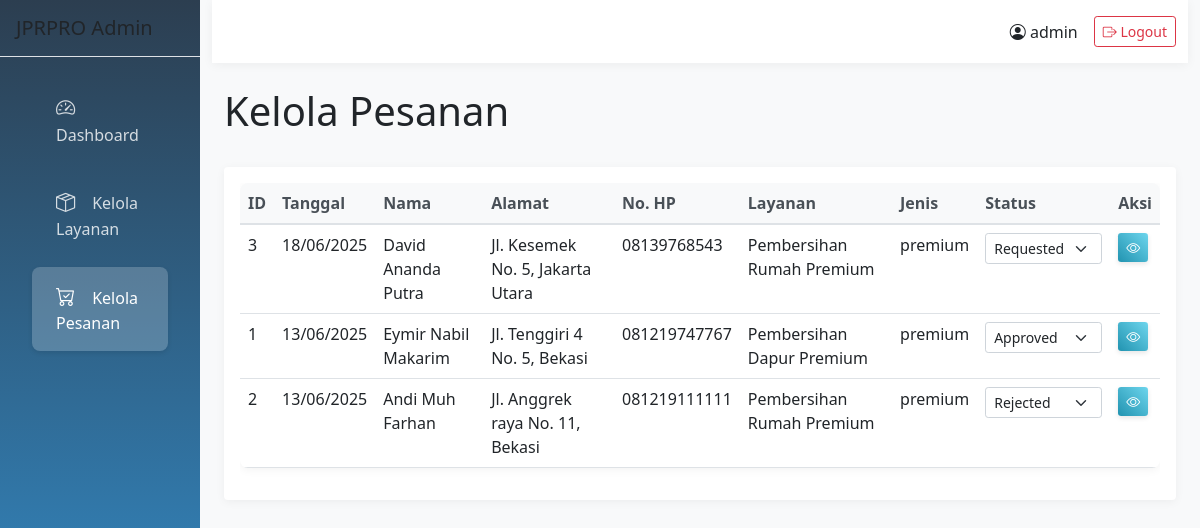
Screenshot of /admin/pesanan.php (signed in) with the database file from the repository.
### tables this page shows
CREATE TABLE `pesanan` (
  `id` int(11) NOT NULL,
  `nama` varchar(100) NOT NULL,
  `alamat` text NOT NULL,
  `nomor_hp` varchar(15) NOT NULL,
  `layanan_id` int(11) NOT NULL,
  `tanggal` date NOT NULL,
  `catatan` text DEFAULT NULL,
  `status` enum('requested','approved','rejected') DEFAULT 'requested'
);

CREATE TABLE `layanan` (
  `id` int(11) NOT NULL,
  `nama_layanan` varchar(100) NOT NULL,
  `jenis_layanan` enum('reguler','premium') NOT NULL,
  `harga` decimal(10,2) NOT NULL,
  `deskripsi` text DEFAULT NULL,
  `gambar` varchar(255) DEFAULT NULL
);

### admin/pesanan.php (the view, shortened to what this page needs)
<?php
require_once '../config/database.php';
$stmt = $pdo->query('SELECT p.*, l.nama_layanan, l.jenis_layanan FROM pesanan p JOIN layanan l ON p.layanan_id = l.id ORDER BY p.tanggal DESC');
$pesanan = $stmt->fetchAll();
?>
<!DOCTYPE html>
<html lang="id">
<head>
    <link href="https://cdn.jsdelivr.net/npm/bootstrap@5.1.3/dist/css/bootstrap.min.css" rel="stylesheet">
    <link rel="stylesheet" href="https://cdn.jsdelivr.net/npm/bootstrap-icons@1.7.2/font/bootstrap-icons.css">
    <link rel="stylesheet" href="../assets/css/admin.css">
</head>
<body>
    <div class="container-fluid">
        <div class="row">
            <div class="col-md-3 col-lg-2 px-0 bg-white sidebar">
                <div class="d-flex flex-column">
                    <div class="p-3 border-bottom">
                        <h5 class="mb-0">JPRPRO Admin</h5>
                    </div>
                    <div class="p-3">
                        <div class="nav flex-column">
                            <a class="nav-link" href="dashboard.php">
                                <i class="bi bi-speedometer2"></i> Dashboard
                            </a>
                            <a class="nav-link" href="layanan.php">
                                <i class="bi bi-box-seam"></i> Kelola Layanan
                            </a>
                            <a class="nav-link active" href="pesanan.php">
                                <i class="bi bi-cart-check"></i> Kelola Pesanan
                            </a>
                        </div>
                    </div>
                </div>
            </div>
            <div class="col-md-9 col-lg-10 ms-auto main-content px-4">
                <div class="row top-bar py-3 mb-4">
                    <div class="col d-flex justify-content-end align-items-center">
                        <span class="me-3">
                            <i class="bi bi-person-circle"></i> <?php echo htmlspecialchars($_SESSION['username']); ?>
                        </span>
                        <a href="logout.php" class="btn btn-outline-danger btn-sm">
                            <i class="bi bi-box-arrow-right"></i> Logout
                        </a>
                    </div>
                </div>
                <div class="d-flex justify-content-between align-items-center mb-4">
                    <h1>Kelola Pesanan</h1>
                </div>
                <div class="card">
                    <div class="card-body">
                        <div class="table-responsive">
                            <table class="table table-hover">
                                <thead>
                                    <tr>
                                        <th>ID</th>
                                        <th>Tanggal</th>
                                        <th>Nama</th>
                                        <th>Alamat</th>
                                        <th>No. HP</th>
                                        <th>Layanan</th>
                                        <th>Jenis</th>
                                        <th>Status</th>
                                        <th>Aksi</th>
                                    </tr>
                                </thead>
                                <tbody>
                                <?php foreach ($pesanan as $item): ?>
                                    <tr>
                                        <td><?php echo $item['id']; ?></td>
                                        <td><?php echo date('d/m/Y', strtotime($item['tanggal'])); ?></td>
                                        <td><?php echo htmlspecialchars($item['nama']); ?></td>
                                        <td><?php echo htmlspecialchars($item['alamat']); ?></td>
                                        <td><?php echo htmlspecialchars($item['nomor_hp']); ?></td>
                                        <td><?php echo htmlspecialchars($item['nama_layanan']); ?></td>
                                        <td><?php echo htmlspecialchars($item['jenis_layanan']); ?></td>
                                        <td>
                                            <form method="POST" class="d-inline">
                                                <select name="status" class="form-select form-select-sm"
                                                        onchange="this.form.submit()" style="width: auto;">
                                                    <?php
                                                    $statuses = ['requested', 'approved', 'rejected'];
                                                    foreach ($statuses as $status) {
                                                        $selected = $status === $item['status'] ? 'selected' : '';
                                                        echo "<option value=\"$status\" $selected>" .
                                                             ucfirst($status) .
                                                             "</option>";
                                                    }
                                                    ?>
                                                </select>
                                            </form>
                                        </td>
                                        <td>
                                            <button type="button" class="btn btn-sm btn-info text-white"
                                                    data-bs-toggle="modal"
                                                    data-bs-target="#detailModal<?php echo $item['id']; ?>">
                                                <i class="bi bi-eye"></i>
                                            </button>
                                        </td>
                                    </tr>
                                <?php endforeach; ?>
                                </tbody>
                            </table>
                        </div>
                    </div>
                </div>
            </div>
        </div>
    </div>
</body>
</html>

### assets/css/admin.css (style rules this page uses)
.sidebar { min-height: 100vh; background: linear-gradient(180deg, #2c3e50 0%, #3498db 100%); box-shadow: 0 0 20px rgba(0,0,0,0.1); }
.sidebar .nav-link { color: rgba(255,255,255,0.8); padding: 1rem 1.5rem; border-radius: 0.5rem; margin: 0.3rem 1rem; transition: all 0.3s ease; }
.sidebar .nav-link.active { background-color: rgba(255,255,255,0.2); color: white; box-shadow: 0 2px 5px rgba(0,0,0,0.1); }
.sidebar .nav-link i { margin-right: 0.8rem; font-size: 1.2rem; }
.main-content { min-height: 100vh; background-color: #f8f9fa; }
.top-bar { background: white; box-shadow: 0 2px 10px rgba(0,0,0,0.05); }
.card { border: none; box-shadow: 0 2px 10px rgba(0,0,0,0.05); transition: transform 0.3s ease; }
.table { box-shadow: 0 2px 10px rgba(0,0,0,0.05); border-radius: 0.5rem; overflow: hidden; }
.table thead th { background-color: #f8f9fa; border-bottom: 2px solid #dee2e6; color: #495057; }
.btn-info { background: linear-gradient(45deg, #2193b0 0%, #6dd5ed 100%); border: none; box-shadow: 0 2px 5px rgba(0,0,0,0.1); }

### rows the page displays
pesanan: id "3", tanggal "18/06/2025", nama "David Ananda Putra", alamat "Jl. Kesemek No. 5, Jakarta Utara", nomor_hp "08139768543", layanan.nama_layanan "Pembersihan Rumah Premium", layanan.jenis_layanan "premium"
pesanan: id "1", tanggal "13/06/2025", nama "Eymir Nabil Makarim", alamat "Jl. Tenggiri 4 No. 5, Bekasi", nomor_hp "081219747767", layanan.nama_layanan "Pembersihan Dapur Premium", layanan.jenis_layanan "premium"
pesanan: id "2", tanggal "13/06/2025", nama "Andi Muh Farhan", alamat "Jl. Anggrek raya No. 11, Bekasi", nomor_hp "081219111111", layanan.nama_layanan "Pembersihan Rumah Premium", layanan.jenis_layanan "premium"

### other values shown
$_SESSION['username'] "admin"
form field status "Requested"
form field status "Approved"
form field status "Rejected"
